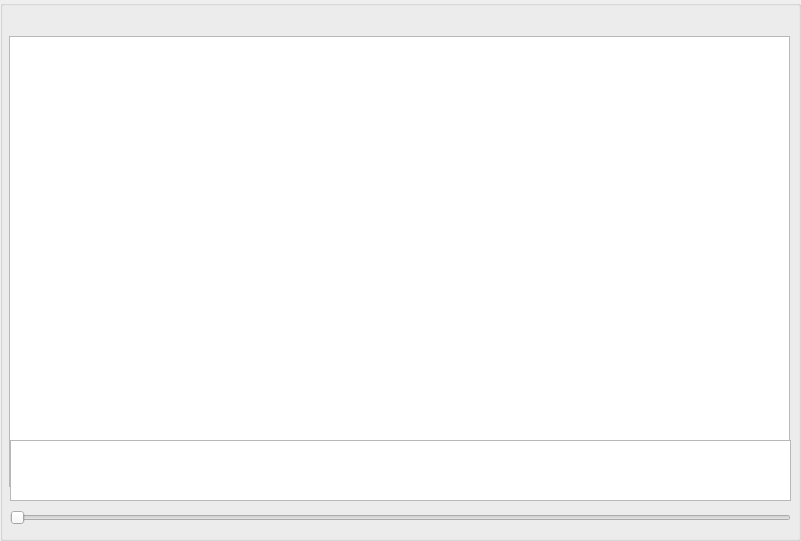
    <widget class="QGroupBox" name="groupBox_6">
     <property name="geometry">
      <rect>
       <x>420</x>
       <y>120</y>
       <width>801</width>
       <height>541</height>
      </rect>
     </property>
     <property name="font">
      <font>
       <family>Segoe UI</family>
       <pointsize>18</pointsize>
       <weight>50</weight>
       <bold>false</bold>
      </font>
     </property>
     <property name="layoutDirection">
      <enum>Qt::LeftToRight</enum>
     </property>
     <property name="title">
      <string/>
     </property>
     <property name="alignment">
      <set>Qt::AlignCenter</set>
     </property>
     <widget class="QSlider" name="slider3">
      <property name="geometry">
       <rect>
        <x>10</x>
        <y>510</y>
        <width>781</width>
        <height>16</height>
       </rect>
      </property>
      <property name="orientation">
       <enum>Qt::Horizontal</enum>
      </property>
     </widget>
     <widget class="QGraphicsView" name="graphicsView3">
      <property name="geometry">
       <rect>
        <x>9</x>
        <y>36</y>
        <width>781</width>
        <height>451</height>
       </rect>
      </property>
     </widget>
     <widget class="QLabel" name="imgdata_8">
      <property name="geometry">
       <rect>
        <x>30</x>
        <y>50</y>
        <width>741</width>
        <height>391</height>
       </rect>
      </property>
      <property name="sizePolicy">
       <sizepolicy hsizetype="Maximum" vsizetype="Maximum">
        <horstretch>0</horstretch>
        <verstretch>0</verstretch>
       </sizepolicy>
      </property>
      <property name="text">
       <string/>
      </property>
     </widget>
     <widget class="QLabel" name="imgdata_9">
      <property name="geometry">
       <rect>
        <x>330</x>
        <y>180</y>
        <width>161</width>
        <height>151</height>
       </rect>
      </property>
      <property name="text">
       <string/>
      </property>
     </widget>
     <widget class="QTextEdit" name="hins_2">
      <property name="geometry">
       <rect>
        <x>10</x>
        <y>440</y>
        <width>781</width>
        <height>61</height>
       </rect>
      </property>
     </widget>
     <zorder>graphicsView3</zorder>
     <zorder>slider3</zorder>
     <zorder>imgdata_8</zorder>
     <zorder>imgdata_9</zorder>
     <zorder>hins_2</zorder>
    </widget>
